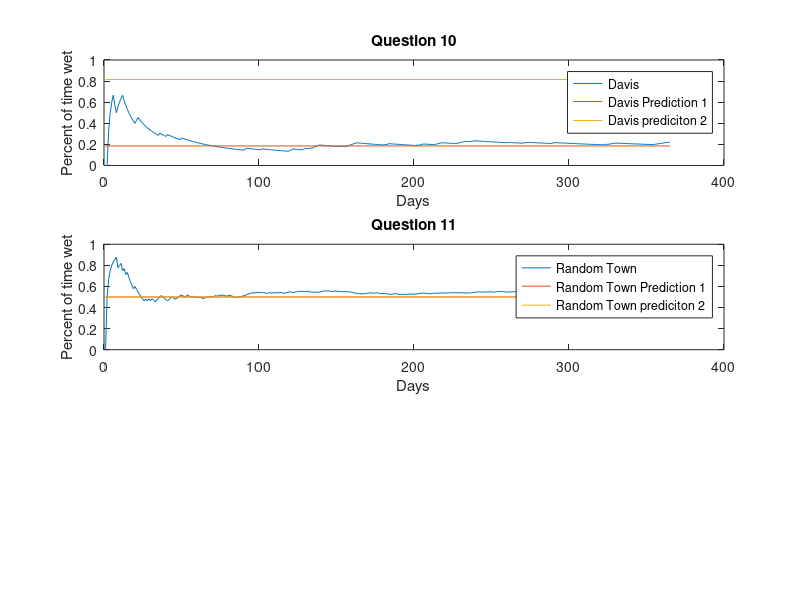

Source code (MATLAB): (Note: this script raises an error after producing the figure.)
clear
clc
% Name:Gerrik Labra
% Student ID: 914076227

% Lab 6: Limiting Behavior of Markov Chains
% MAT/BIS 107, Spring 2021
% University of California, Davis

%% Instructions: Enter your answers below each corresponding question header.
% Your code should produce the necessary outputs and/or plots, depending
% on what each question requests. Wordy answers or explanations can be
% enterred as comments using the '%' symbor or output directly to
% the Command Window.


% Q1:
P = [0.9, 0.1; 0.44, 0.56];


% Q2:
PI1=P(1,1:2);
answers.Q1=P^30;
%It looks like over a large iteration, the distribution probability of each
%state becoming the landed on the final reaches a constant probability,
%no matter what the initial state condition is.

% Q3:
i_dry=[1,0];
i_wet=[0,1];
answers.Q3a=i_dry*P^30
answers.Q3b=i_wet*P^30
%Right eigen vectors are found.
% Q4:
[V,D]=eig(P');
%Matlab prefers right eigen vectors instead of left eigen vectors, so
%transition matrices need to be transposed before input into the command,
%and produces left eigen values


% Q5:
answers.Q5=V(:,1);

% Q6:
answers.Q6=sum(V(:,1));
%no


% Q7:
answers.Q7=(answers.Q5)/(answers.Q6)
%This is the unit vector.

% Q8:
%No.  They are the average across the whole year, based on conditions, not
%time nor humidity nor temperature nor time of year. Additionally, its
%proven that theres no chance of rain in the middle of a heat wave,
%therefore the static distribution is wrong to say there is given the
%previous day was dry. Rather, it might give how many days of the year
%there is some rain in davis, but even then the average is based off of
%years of data, and does not account for the increasing drought conditions
%of California. It could be improved by binning the probability
%distributions. A different distribution matrix each month of the year
%would increase the accuracy. It cannot be used to predict day to day, but
%it can be used to find how much of the year will have wet days.

% Q9:
T = 365;
X = NaN(1,T);
X(1) = 1;
for i = 2:T 
    probs = P(X(i-1),:);           % Get transition probabilities
    X(i) = binornd(1, probs(2))+1;   % Sample next states probability
end
answers.Q9=X;

% Q10:
CC=V(:,1)./sum(V(:,1));
GG=1;
subplot(3,1,GG)
plot(1:T,cumsum(X-1)./(1:T),[1,T],[CC(2) CC(2)],[1,T],[CC(1) CC(1)])
%creates a line plot of the cumulative probability of there being a wet day
%the next day, as time progresses.
title("Question 10")
xlabel("Days")
ylabel("Percent of time wet")
legend("Davis", "Davis Prediction 1", "Davis prediciton 2")
GG=GG+1;


% Q11:
P = [0.5, 0.5; 0.5, 0.5];
[V,D]=eig(P')
answers.Q11a=(V(:,1))./(sum(V(:,2)));
CC=V(:,2)./sum(V(:,2));
T = 365;
X = NaN(1,T);
X(1) = 1;
for i = 2:T
    probs = P(X(i-1),:);           % Get transition probabilities
    X(i) = binornd(1, probs(2))+1;   % Sample next states probability
end

subplot(3,1,GG)
plot(1:T,cumsum(X-1)./(1:T),[1,T],[CC(2) CC(2)],[1,T],[CC(1) CC(1)])
xlabel("Days")
ylabel("Percent of time wet")
legend("Random Town", "Random Town Prediction 1", "Random Town prediciton 2")
%creates a line plot of the cumulative probability of there being a wet day
%the next day, as time progresses.
title("Question 11")
GG=GG+1;
%This system converges just as fast as Davis. Also I plot better. #flex
%%%%%%%%%%%%%%%%%%%%%%%%%%%%%%%%%%%%%%%%%%%%%%%%%%%%%%%%%%%%%%%%%%%%%%%%%%



% Q12:
file = fastaread('Ecoli-k12-genome.fasta');
seq = file.Sequence;
di_nuc_counts = zeros(4);
for i = 1:length(seq)-1
    di_nuc = seq(i:i+1); % Read dinucleotide
    row = nuc_to_index(di_nuc(1)); % Convert letters to index for matrix
    col = nuc_to_index(di_nuc(2)); % Convert letters to index for matrix
    di_nuc_counts(row, col) = di_nuc_counts(row, col) + 1;
end
transition_matrix = di_nuc_counts./sum(di_nuc_counts, 2);
display(transition_matrix);

%A Favors being followed by A, but despises G.
%T Favors being followed by T, but despises A.
%G Favors being followed by C, but despises no one uniquely.
%C Favors being followed by G, but despises T.
%%%%%%%%%%%%%%%%%%%%%%%%%%%%%%%%%%%%%%%%%%%%%%%%%%%%%%%%%%%%%%%%%%%%%%%%%%%

% Q13:
P=transition_matrix;
[V,D]=eig(P');
answers.Q13=V(:,1)./sum(V(:,1));
%The nucleotide pairs are distributed somewhat uniformly. Not exactly 1/4
%each, but close enough.

% Q14:
file = fastaread('Organism_A.fasta');
seq = file.Sequence;
di_nuc_counts = zeros(4);
for i = 1:length(seq)-1
    di_nuc = seq(i:i+1); % Read dinucleotide
    row = nuc_to_index(di_nuc(1)); % Convert letters to index for matrix
    col = nuc_to_index(di_nuc(2)); % Convert letters to index for matrix
    di_nuc_counts(row, col) = di_nuc_counts(row, col) + 1;
end
A_matrix = di_nuc_counts./sum(di_nuc_counts, 2);
answers.Q14a=A_matrix
file = fastaread('Organism_B.fasta');
seq = file.Sequence;
di_nuc_counts = zeros(4);
for i = 1:length(seq)-1
    di_nuc = seq(i:i+1); % Read dinucleotide
    row = nuc_to_index(di_nuc(1)); % Convert letters to index for matrix
    col = nuc_to_index(di_nuc(2)); % Convert letters to index for matrix
    di_nuc_counts(row, col) = di_nuc_counts(row, col) + 1;
end
B_matrix = di_nuc_counts./sum(di_nuc_counts, 2);
answers.Q14b=B_matrix;
answers.Q14c=A_matrix-B_matrix;


% Q15:

P=A_matrix;
[V,D]=eig(P');
A_eigen=V(:,1)./sum(V(:,1))

P=B_matrix;
[V,D]=eig(P');
B_eigen=V(:,1)./sum(V(:,1))

%matches text value
% Q16:
%Not really. There are better methods than statistics, like comparing gene
%location, jumping gene numbers, alleles of genes, ect. This method is
%too... inpercise. Its focusing on the wrong values to compare genomes.

%Both have the same eigen values, and are within standard deviation to both
%be a match for. It would be better to check the transition matrix itself
%for sequence favoritism. When looking at transition matrix, its clear that
%organism A favors high A sequeces and T sequences, therefore that organism
% is E. atrepeatium.




function index = nuc_to_index(nuc)
switch nuc
    case {'A', 'a'}
        index = 1;
        return
    case {'T', 't'}
        index = 2;
        return
    case {'G', 'g'}
        index = 3;
        return
    case {'C', 'c'}
        index = 4;
        return
end
end

